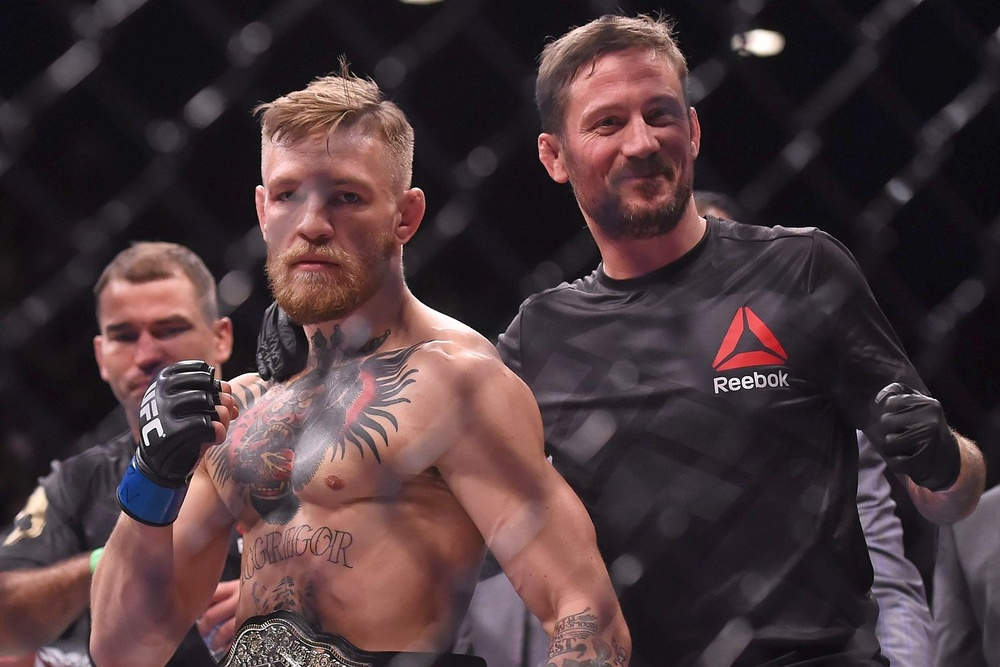
#> input picture LabWork/mcgregor.jpg, 1000 x 667 px, shrunk from 1500 x 1000 before the run
$ python 'Lab12Classification&ColourSpaces.py'
#> lines starting #> are read from the running program, lines starting #| are printed output that depends on the picture
import cv2
import numpy as np
from matplotlib import pyplot as plt

face_cascade = cv2.CascadeClassifier('haarcascade_frontalface_default.xml')
eye_cascade = cv2.CascadeClassifier('haarcascade_eye.xml')
lefteye_cascade = cv2.CascadeClassifier('haarcascade_lefteye_2splits.xml')


img = cv2.imread('mcgregor.jpg',)
#> img is the input picture: shape (667, 1000, 3); mean B, G, R 58.9, 55.6, 73.9
img2 = cv2.imread('rhcp.jpg',)
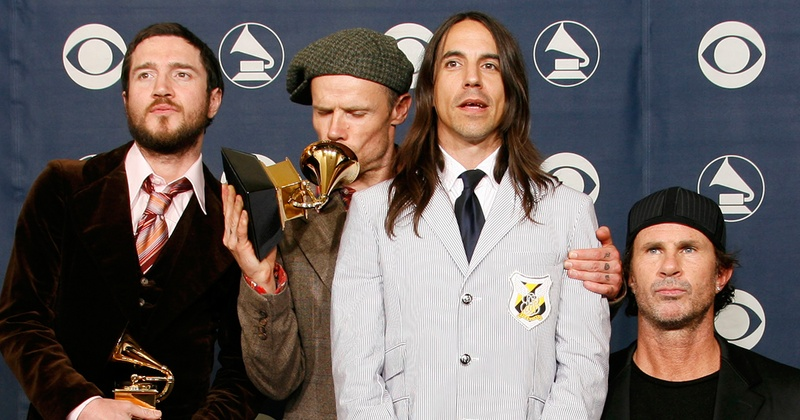
#> input picture LabWork/rhcp.jpg, 800 x 420 px, shrunk from 1200 x 630 before the run
#> img2 is the input picture: shape (420, 800, 3); mean B, G, R 94.7, 97.1, 107.3

b,g,r = cv2.split(img)

orig_img = cv2.cvtColor(img,cv2.COLOR_BGR2RGB)
gray = cv2.cvtColor(img, cv2.COLOR_BGR2GRAY)

orig_img2 = cv2.cvtColor(img2,cv2.COLOR_BGR2RGB)
gray2 = cv2.cvtColor(img2, cv2.COLOR_BGR2GRAY)
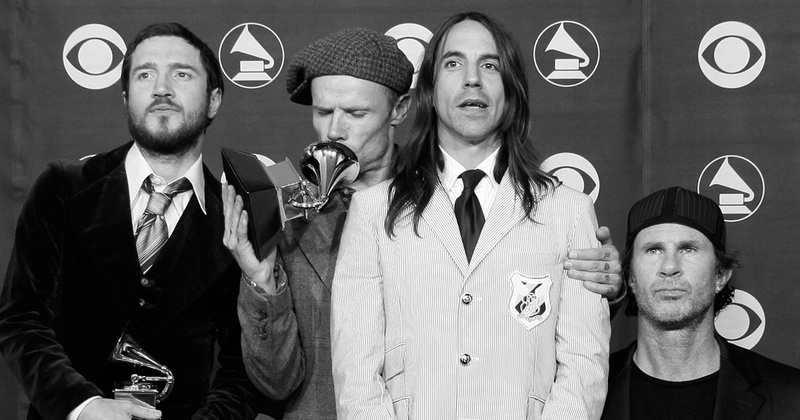
#> gray2: shape (420, 800); min 0, max 255, mean 99.9

faces = face_cascade.detectMultiScale(gray, 1.3, 5)
#> faces = [[234, 134, 158, 158], [80, 276, 139, 139], [558, 56, 160, 160], [229, 49, 203, 203]]
for (x,y,w,h) in faces:
    cv2.rectangle(orig_img,(x,y),(x+w,y+h),(255,0,0),2)
    roi_gray = gray[y:y+h, x:x+w]
    roi_color = orig_img[y:y+h, x:x+w]
    eyes = eye_cascade.detectMultiScale(roi_gray)
    for (ex,ey,ew,eh) in eyes:
        cv2.rectangle(roi_color,(ex,ey),(ex+ew,ey+eh),(0,255,0),2)
#> this loop made 4 passes
#> (x, y, w, h, eyes) on passes 1 to 2: (234, 134, 158, 158, [[40, 50, 24, 24], [99, 49, 31, 31], [32, 39, 40, 40]]), (80, 276, 139, 139, [[52, 36, 45, 45]])
#> pass 1, `roi_color = orig_img[y:y+h, x:x+w]`:
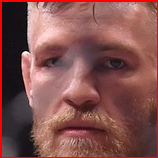
#> roi_color: shape (158, 158, 3); mean R, G, B 131.6, 81.4, 78.7
#> after the loop:
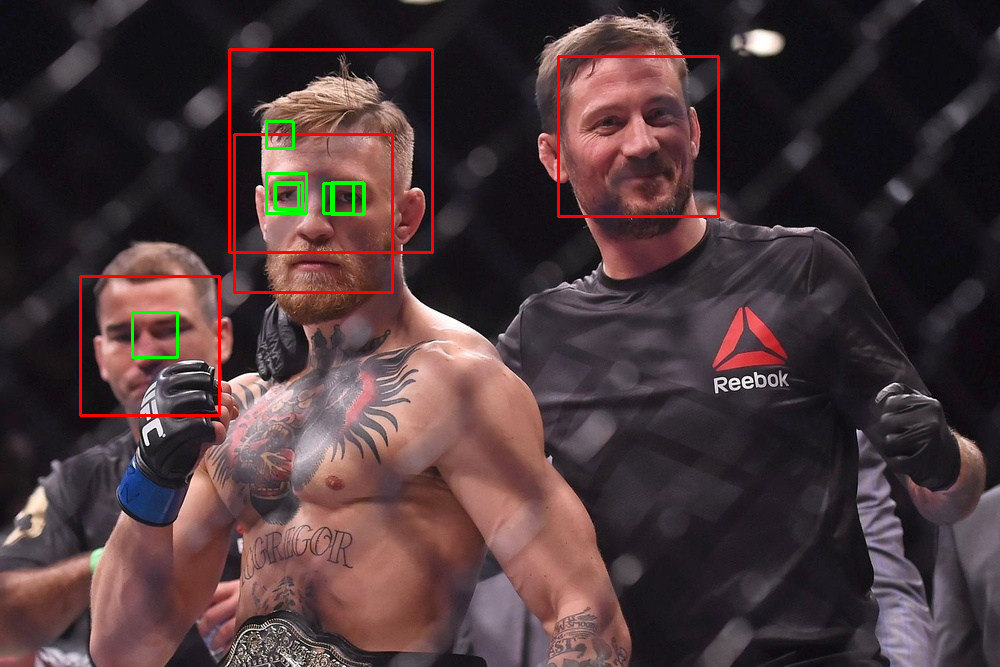
#> orig_img: shape (667, 1000, 3); mean R, G, B 75.4, 55.6, 57.9
#> after the loop:
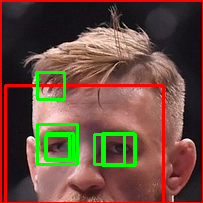
#> roi_color: shape (203, 203, 3); mean R, G, B 106.7, 77.7, 63.6
#> after the loop:
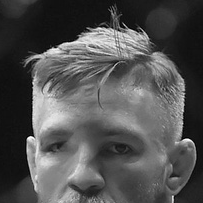
#> roi_gray: shape (203, 203); min 0, max 254, mean 81.6


lefteye = lefteye_cascade.detectMultiScale(gray2, 1.3, 5)
#> lefteye = [[478, 50, 24, 24], [171, 59, 23, 23]]
for (x,y,w,h) in lefteye:
    cv2.rectangle(orig_img2,(x,y),(x+w,y+h),(255,0,0),2)
    roi_gray2 = gray2[y:y+h, x:x+w]
    roi_color2 = orig_img2[y:y+h, x:x+w]
#> this loop made 2 passes
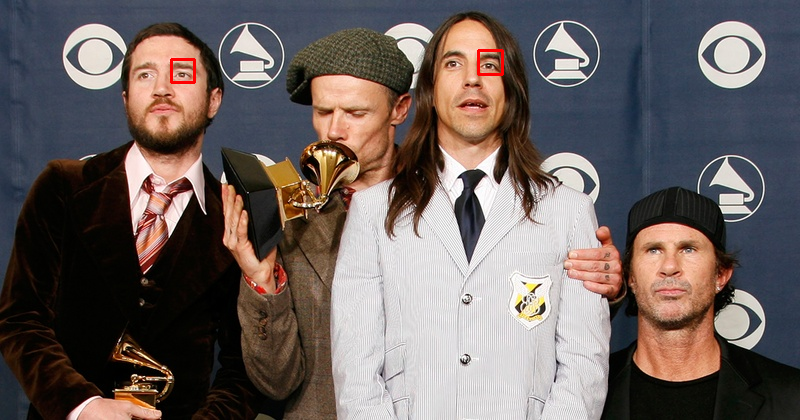
#> orig_img2: shape (420, 800, 3); mean R, G, B 107.4, 96.8, 94.5
#cv2.imshow('img',img)

#for i in range(len(img)):
#	for j in range(len(img[i])):
#		for k in range(len(img[i][j]))

nrows = 3 # number of rows in window
ncols = 1 # number of columns in window

plt.subplot(nrows, ncols,1), plt.imshow(orig_img,)
plt.title('Face Detection'), plt.xticks([]), plt.yticks([])

plt.subplot(nrows, ncols,2), plt.imshow(orig_img2,)
plt.title('rhcp'), plt.xticks([]), plt.yticks([])

plt.subplot(nrows, ncols,3), plt.imshow(img, )
plt.title('rhcp'), plt.xticks([]), plt.yticks([])


plt.show() #calling method
#> figure, not shown here; B, G, R data is drawn as R, G, B
